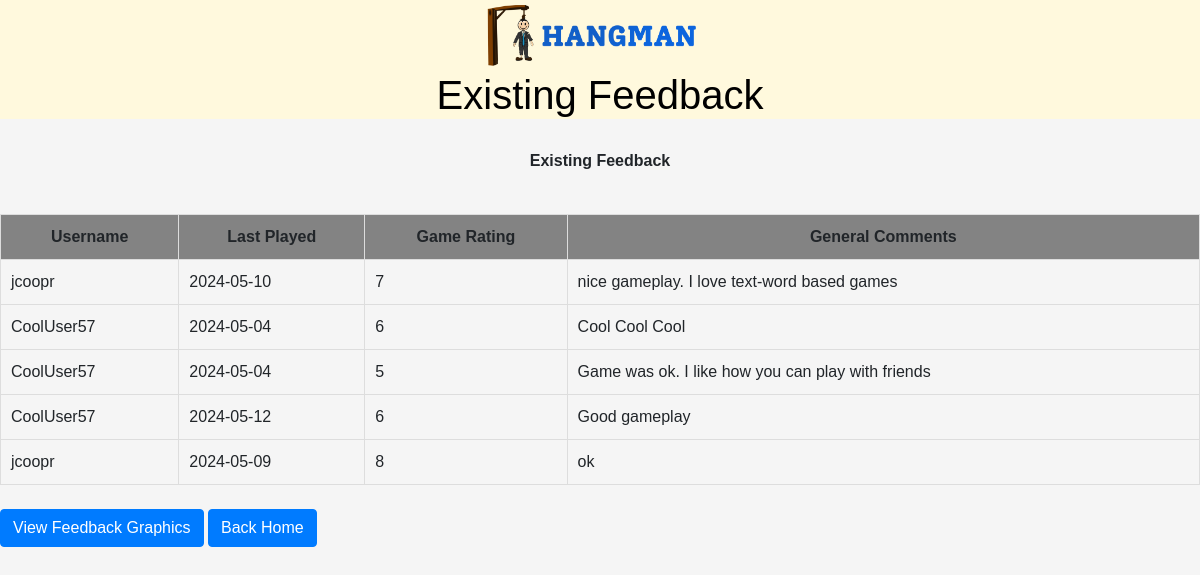
The app's page /ExistingFeedback with its own data.
### app.py (models this page shows)
class HangmanReviews(db.Model):
    reviewID = db.Column(db.String(36), nullable=False, unique=True,default=str(uuid.uuid4),primary_key=True)
    username = db.Column(db.String(100), nullable=False)
    datePlayed = db.Column(db.Date, nullable=False)
    Game_Rating = db.Column(db.Integer, nullable=False)
    General_Comments = db.Column(db.Text)

### app.py (the view)
@app.route('/ExistingFeedback')
def Hangman_Reviews():
    Hangman_Reviews_Data = HangmanReviews.query.all()
    return render_template('ListFeedback.html', Hangman_Reviews_Data=Hangman_Reviews_Data)

### templates/ListFeedback.html (shortened to what this page needs)
<!DOCTYPE html>
<html>
<head>
    <link rel="stylesheet" href="https://cdn.jsdelivr.net/npm/bootstrap@4.0.0/dist/css/bootstrap.min.css">
    <link rel="stylesheet" href="{{ url_for('static', filename='styles.css') }}">
</head>
<body>
    <div class="container">
        <div id="CreateFeedBackTitle">
            <a class="navbar-brand" href='/'><img class="logo"
                src="{{url_for('static',filename='images/hangman-title.png')}}" alt="logo"></a>
            <h1>Existing Feedback</h1>
        </div>
        <br>
        <h2 class="SubHead">Existing Feedback</h2>
        <br>
        <table class="Feedbacktable">
            <tr>
                <th scope="col">Username</th>
                <th scope="col">Last Played</th>
                <th scope="col">Game Rating</th>
                <th scope="col">General Comments</th>
            </tr>
            {% for Hangman_Review in Hangman_Reviews_Data %}
            <tr>
                <td>{{ Hangman_Review.username }}</td>
                <td>{{ Hangman_Review.datePlayed }}</td>
                <td>{{ Hangman_Review.Game_Rating }}</td>
                <td>{{ Hangman_Review.General_Comments }}</td>
            </tr>
            {% endfor %}
        </table>
        <br>
        <button class="btn btn-primary" onclick="location.href='/charts'">View Feedback Graphics</button>
        <button class="btn btn-primary" onclick="location.href='/'">Back Home</button>
    </div>
</body>
</html>

### static/styles.css (style rules this page uses)
body { font-family: Arial, sans-serif; background-color: #f0f0f0; }
h2 { text-align: center; margin-bottom: 20px; }
body { background-color: #ffffff; margin: 0; }
img.logo { width: 210px; height: auto; }
.container { max-width: 1300px; margin: auto; padding-left: 0px; padding-right: 0px; position: relative; }
table { width: 100%; border-collapse: collapse; }
th, td { padding: 12px 15px; text-align: left; border-bottom: 1px solid #ddd; }
th { background-color: #f2f2f2; }
button { background-color: #FDF4FD; }
#CreateFeedBackTitle { background-color: #fff9dd; color: black; text-align: center; }
.Feedbacktable th,td { margin-left: auto; margin-right:auto; }
body { background-color: whitesmoke; }
.SubHead { font-family: "Arial Black", Arial, sans-serif; font-weight: bold; font-size: medium; }
.Feedbacktable { width: 100%; border-collapse: collapse; }
.Feedbacktable th { background-color: rgb(131, 131, 131); border: 1px solid #dddddd; padding: 10px; text-align: center; }
.Feedbacktable td { border: 1px solid #dddddd; padding: 10px; }

### records on screen
HangmanReviews: username "jcoopr", datePlayed "2024-05-10", Game_Rating "7", General_Comments "nice gameplay. I love text-word based games"
HangmanReviews: username "CoolUser57", datePlayed "2024-05-04", Game_Rating "6", General_Comments "Cool Cool Cool"
HangmanReviews: username "CoolUser57", datePlayed "2024-05-04", Game_Rating "5", General_Comments "Game was ok. I like how you can play with friends"
HangmanReviews: username "CoolUser57", datePlayed "2024-05-12", Game_Rating "6", General_Comments "Good gameplay"
HangmanReviews: username "jcoopr", datePlayed "2024-05-09", Game_Rating "8", General_Comments "ok"
